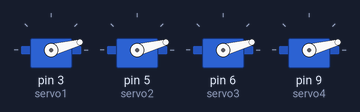
This sketch was run on a simulated Arduino Uno, built with avr-gcc and run on an emulated ATmega328P. Parts: 4 × servo.

Above: at 0.1 s.
At 1.0 s:
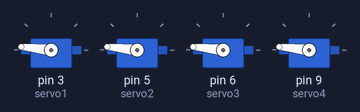
At 1.6 s:
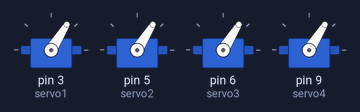
At 2.1 s:
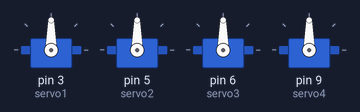
Timing chart, 0 to 3.6 s (numbered marks = the images above):
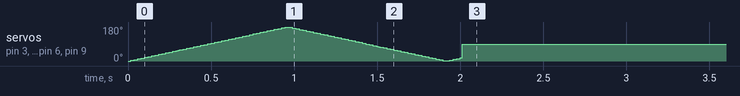

The sketch:

magnificent_waasa_blad1.ino
```cpp
#include <Servo.h>

Servo servo1;
Servo servo2;
Servo servo3;
Servo servo4;

void setup() {
  servo1.attach(3);
  servo2.attach(5);
  servo3.attach(6);
  servo4.attach(9);

  // الحركة الأولى: Sweep لمدة ثانيتين فقط
  unsigned long startTime = millis();
  while (millis() - startTime < 2000) {
    for (int pos = 0; pos <= 180; pos += 1) {
      servo1.write(pos);
      servo2.write(pos);
      servo3.write(pos);
      servo4.write(pos);
      delay(5);
      if (millis() - startTime >= 2000) break;
    }
    for (int pos = 180; pos >= 0; pos -= 1) {
      servo1.write(pos);
      servo2.write(pos);
      servo3.write(pos);
      servo4.write(pos);
      delay(5);
      if (millis() - startTime >= 2000) break;
    }
  }

  // الحركة الثانية: تثبت عند 90 درجة
  servo1.write(90);
  servo2.write(90);
  servo3.write(90);
  servo4.write(90);
}

void loop() {
  // فاضي، لأن المطلوب يثبت عند 90 بعد الحركة الأولى فقط
}
```
